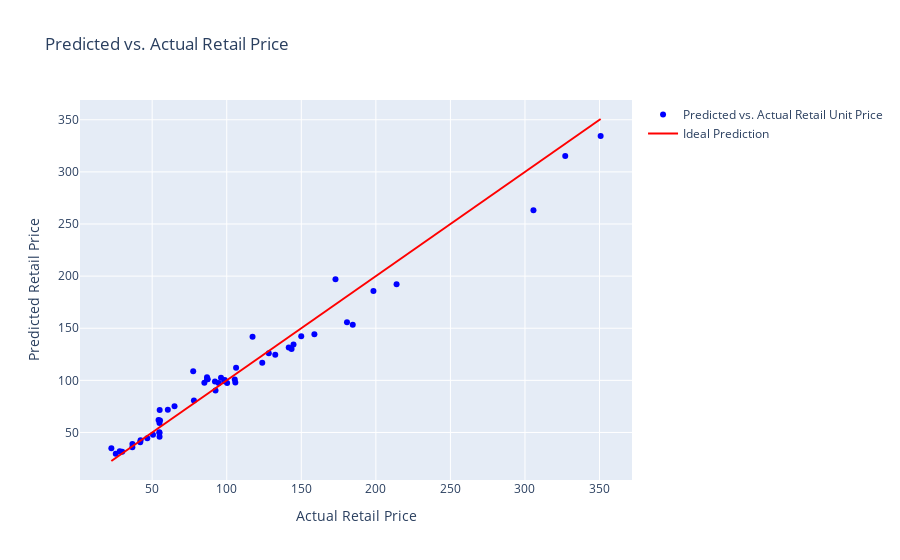

The cell this chart's notebook holds for it:
### Code cell
fig = go.Figure()
fig.add_trace(go.Scatter(x=y, y=y_pred, mode='markers', 
                         marker=dict(color='blue'), 
                         name='Predicted vs. Actual Retail Unit Price'))
fig.add_trace(go.Scatter(x=[min(y), max(y)], y=[min(y), max(y)], 
                         mode='lines', 
                         marker=dict(color='red'), 
                         name='Ideal Prediction'))
fig.update_layout(
    title='Predicted vs. Actual Retail Price',
    xaxis_title='Actual Retail Price',
    yaxis_title='Predicted Retail Price'
)
fig.show()

### Figure 1 — Plotly figure (JSON) as saved in the notebook; plotly's stock layout.template omitted (floating-point values rounded to 4 significant figures)
{"data": [{"marker": {"color": "blue"}, "mode": "markers", "name": "Predicted vs. Actual Retail Unit Price", "type": "scatter", "x": [42.21, 86.77, 92.1, 46.73, 198.4, 92.48, 87.23, 143.5, 141.6, 100.2, 150.0, 28.24, 25.58, 98.36, 128.2, 42, 158.8, 98.66, 36.75, 77.51, 36.71, 96.16, 105.8, 55.03, 54.83, 105.4, 54.28, 94.57, 54.89, 54.96, 172.9, 55.26, 84.99, 50.54, 327.0, 117.3, 29.9, 350.7, 64.99, 60.49, 86.85, 22.62, 54.87, 123.8, 180.6, 144.8, 77.99, 106.3, 213.9, 132.5, 305.7, 184.5], "y": [42.49, 103.1, 98.84, 44.38, 185.8, 90.3, 101.0, 130.2, 131.5, 97.53, 142.4, 31.88, 29.51, 99.14, 125.9, 40.55, 144.3, 100.4, 39.0, 108.7, 35.89, 102.6, 97.83, 71.51, 50.2, 100.9, 61.9, 97.54, 59.02, 45.78, 197.1, 61.46, 97.77, 47.81, 315.2, 141.8, 31.59, 334.4, 75.26, 71.72, 101.2, 34.92, 49.48, 117.0, 155.8, 134.3, 80.67, 112.0, 192.3, 124.7, 263.1, 153.3]}, {"marker": {"color": "red"}, "mode": "lines", "name": "Ideal Prediction", "type": "scatter", "x": [22.62, 350.7], "y": [22.62, 350.7]}], "layout": {"title": {"text": "Predicted vs. Actual Retail Price"}, "xaxis": {"title": {"text": "Actual Retail Price"}}, "yaxis": {"title": {"text": "Predicted Retail Price"}}}}
